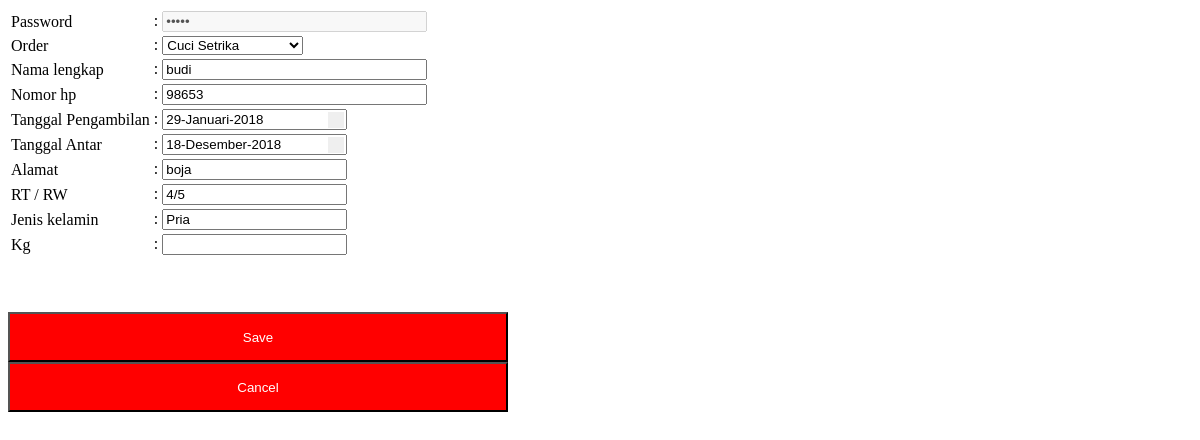
Screenshot of /admin/edit.php?user_id=10 with the database file from the repository.
### tables this page shows
CREATE TABLE IF NOT EXISTS `pesan` (
`user_id` int(11) NOT NULL,
  `jns` varchar(25) NOT NULL,
  `nama` varchar(25) NOT NULL,
  `telp` int(15) NOT NULL,
  `tgl1` varchar(20) NOT NULL,
  `tgl2` varchar(20) NOT NULL,
  `alamat` varchar(35) NOT NULL,
  `rtrw` varchar(15) NOT NULL,
  `kel` varchar(25) NOT NULL,
  `kab` varchar(25) NOT NULL,
  `prov` varchar(25) NOT NULL,
  `jk` varchar(15) NOT NULL,
  `user_pass` varchar(35) NOT NULL,
  `kg` float(11,0) NOT NULL
);

### admin/edit.php (the view, shortened to what this page needs)
<!DOCTYPE html>
<html lang="en-US"><head>
		<link rel="stylesheet" type="text/css" href="libs/flexigrid/css/flexigrid.css">
        <link rel="stylesheet" type="text/css" href="libs/kalender/lib/css/default.css">
  </head>
  <body  >
<?php
 $user_id = $_REQUEST['user_id'];
$select = "select * from pesan where user_id = '$user_id'";
$select_query = mysql_query($select);
while($select_result = mysql_fetch_array($select_query))
	{
$jns = $select_result['jns'];
$c = $select_result['nama'];
$d = $select_result['telp'];
$e = $select_result['tgl1'];
$ee = $select_result['tgl2'];
$f = $select_result['alamat'];
$g = $select_result['rtrw'];
$k = $select_result['jk'];
$l = $select_result['user_pass'];
?>
			   <form  action="proses.php" method="post">
<table>
<td>Password</td><td>:
<INPUT type="password" name="user_pass" value="<?php echo $l; ?>" disabled="disabled" SIZE="30"></td>
<tr>
<td width="21%">Order</td>
<td width="79%" colspan="2">:
<select name="jns">
				  <option <?php if($jns=='Cuci Setrika' ) {echo "selected";}?> value="Cuci Setrika">Cuci Setrika</option>
				</select> </td>
</tr>
<tr>
<td>Nama lengkap</td><td>:
<INPUT TYPE="Text" name="nama" value="<?php echo $c; ?>" SIZE="30"></td>
</tr>
<tr>
<td>Nomor hp</td><td>:
<INPUT TYPE="Text" name="telp" value="<?php echo $d; ?>" SIZE="30"></td>
</tr>
<tr>
<td>Tanggal Pengambilan</td><td>:
<input type="text" name="tgl0" value="<?php echo $e; ?>" id="tanggal" size="20"></td>
</tr>
<tr>
<td>Tanggal Antar</td><td>:
<input type="text" name="tgl2" value="<?php echo $ee; ?>" id="tgl" size="20"></td>
</tr>
<tr>
<td>Alamat</td><td>:
<input type="text" Cols="30" Rows="5" value="<?php echo $f; ?>" name="alamat"></textarea></td>
<tr>
<td>RT / RW</td><td>:
<INPUT TYPE="Text" name="rtrw" SIZE="20" value="<?php echo $g; ?>" placeholder="RT / RW"></td>
</tr>
<tr>
  <td>Jenis kelamin</td>
  <td>:
<input type="text" name="jk" value="<?php echo $k; ?>"></td>
</tr>
<tr>
<td>Kg</td>
<td>: <input type="text" name="kg" >
</tr>
</tr>
</table>
<br>
<br>
<br>
<input type="submit" class="bot" name="ok" value="Save" onClick="return confirm('Data anda akan kami simpan, anda yakin?')">
<br>
<input type="reset" class="bot" value="Cancel">
</form>
  </body>
</html>
<?php
}
?>

### admin/edit.php (style rules this page uses)
.bot { background-color:#FF0000; width:500px; height:50px; color:#FFFFFF; }

### rows the page displays
pesan: jns "Cuci Setrika", nama "budi", telp "98653", tgl0 "29-Januari-2018", tgl2 "18-Desember-2018", alamat "boja", rtrw "4/5", jk "Pria"
